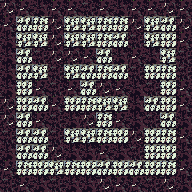

A 2D game scene composited from a Tiled map and its tileset images. What follows is a short description and the map's XML, with every tile layer's data as written:
An orthogonal 12x12 tile map with 16x16 px tiles, 1 tile layer (tile) and 25 objects.

<map version="1.0" tiledversion="1.1.2" orientation="orthogonal" renderorder="right-down" width="12" height="12" tilewidth="16" tileheight="16" infinite="0" nextobjectid="70">
 <tileset firstgid="1" source="tileset.tsx" />
 <layer name="tile" width="12" height="12">
  <data encoding="csv">
38,39,40,39,39,41,39,40,39,39,38,39,
39,36,35,38,37,37,35,35,38,37,36,38,
40,37,37,38,37,37,35,36,41,37,34,39,
40,36,41,38,38,39,36,40,39,40,37,41,
40,36,37,41,37,36,35,36,41,34,35,41,
40,34,39,41,39,36,38,39,40,41,34,39,
38,34,36,39,34,35,37,37,40,36,34,39,
38,36,39,41,40,38,35,39,40,41,36,40,
41,36,36,41,37,37,35,34,38,34,35,39,
40,36,36,38,40,40,39,40,41,34,34,40,
39,35,34,37,35,34,36,34,36,34,35,39,
41,39,40,41,40,40,38,39,39,41,38,40
</data>
 </layer>
 <objectgroup name="creature">
  <object id="65" gid="249" x="112" y="96" width="16" height="16" />
  <object id="66" gid="248" x="64" y="64" width="16" height="16" />
  <object id="67" gid="248" x="80" y="128" width="16" height="16" />
  <object id="68" gid="250" x="112" y="128" width="16" height="16" />
  <object id="69" gid="250" x="96" y="160" width="16" height="16" />
 </objectgroup>
 <objectgroup name="furniture">
  <object id="44" gid="10" x="48" y="32" width="16" height="16" />
  <object id="45" gid="10" x="128" y="32" width="16" height="16" />
  <object id="46" gid="85" x="144" y="128" width="16" height="16" />
  <object id="47" gid="91" x="96" y="96" width="16" height="16" />
  <object id="48" gid="91" x="144" y="64" width="16" height="16" />
  <object id="49" gid="91" x="112" y="160" width="16" height="16" />
  <object id="50" gid="74" x="32" y="64" width="16" height="16" />
  <object id="51" gid="74" x="32" y="96" width="16" height="16" />
  <object id="52" gid="74" x="64" y="96" width="16" height="16" />
  <object id="53" gid="74" x="128" y="112" width="16" height="16" />
  <object id="54" gid="74" x="112" y="64" width="16" height="16" />
  <object id="55" gid="91" x="64" y="128" width="16" height="16" />
  <object id="56" gid="92" x="48" y="96" width="16" height="16" />
  <object id="57" gid="69" x="32" y="128" width="16" height="16" />
  <object id="58" gid="74" x="64" y="160" width="16" height="16" />
  <object id="59" gid="74" x="80" y="160" width="16" height="16" />
  <object id="60" gid="69" x="144" y="96" width="16" height="16" />
  <object id="61" gid="92" x="80" y="64" width="16" height="16" />
  <object id="62" gid="74" x="128" y="80" width="16" height="16" />
  <object id="64" gid="91" x="48" y="144" width="16" height="16" />
 </objectgroup>
 <objectgroup name="description" />
</map>
